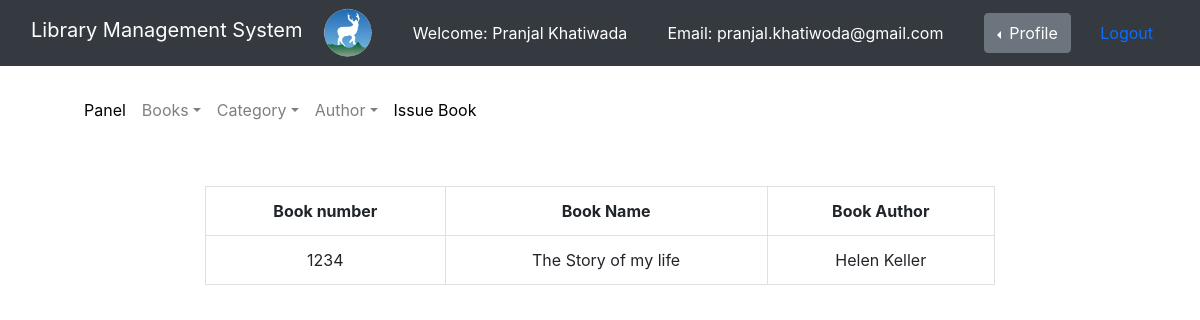
The app's page /view_issued_books.php (signed in), older data.
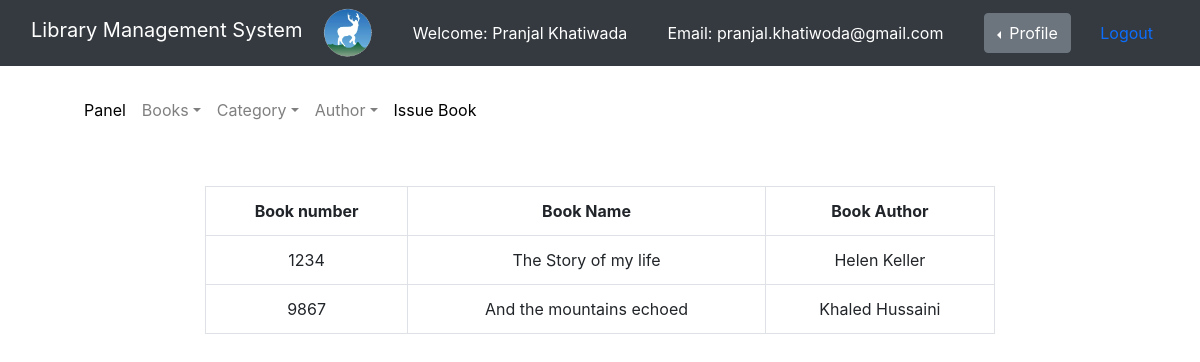
The same page, newer data.
### tables this page shows
CREATE TABLE `issued_books` (
  `stu_id` int(11) NOT NULL,
  `book_number` int(11) NOT NULL,
  `book_name` varchar(100) NOT NULL,
  `book_author` varchar(100) NOT NULL,
  `student_id` int(11) NOT NULL,
  `status` int(11) NOT NULL,
  `issue_date` datetime NOT NULL
);

### view_issued_books.php (the view, shortened to what this page needs)
<?php
    $connection = mysqli_connect("localhost","root","");
    $sql = "SELECT book_name, book_author,book_number FROM issued_books WHERE student_id = $_SESSION[id] AND status = 1";
?>
<!doctype html>
<html lang="en">
<head>
    <link href="https://cdn.jsdelivr.net/npm/bootstrap@5.1.3/dist/css/bootstrap.min.css"
          rel="stylesheet"
>
    <link rel="stylesheet" type="text/css" href="../bootstrap-4.0.0/dist/css/bootstrap.min.css">
    <link rel="stylesheet" href="admin_style.css">
</head>
<body>
<nav class="navbar navbar-expand-lg navbar-dark bg-dark">
    <div class="container-fluid">
        <div class="navbar-header">
            <a class="navbar-brand" href="index.php">Library Management System</a>
            <img src="Images/fav.gif" height="50px" alt="DSS logo">
        </div>
        <font style="color: white">
            Welcome: <?php echo $_SESSION['name']; ?>
        </font>
        <font style="color: white">
            Email: <?php echo $_SESSION['email']; ?>
        </font>
        <div class="btn-group dropstart">
            <button type="button" class="btn btn-secondary dropdown-toggle" data-bs-toggle="dropdown" aria-expanded="false">
                Profile
            </button>
            <a href="logout.php" class="nav-link">Logout</a>
        </div>
    </div>
</nav>
<div class="container mt-3" style="background-color: white">
    <nav class="navbar navbar-expand-lg navbar-light">
        <div class="container-fluid">
            <ul class="nav navbar-nav navbar-center">
                <li class="nav-item">
                    <a href="user_panel.php" class="nav-link" style="color: black">Panel</a>
                </li>
                <li class="nav-item dropdown">
                    <a class="nav-link dropdown-toggle" href="#" id="dropdown01" data-toggle="dropdown" aria-haspopup="true" aria-expanded="false">Books</a>
                </li>
                <li class="nav-item dropdown">
                    <a class="nav-link dropdown-toggle" href="#" id="dropdown01" data-toggle="dropdown" aria-haspopup="true" aria-expanded="false">Category</a>
                </li>
                <li class="nav-item dropdown">
                    <a class="nav-link dropdown-toggle" href="#" id="dropdown01" data-toggle="dropdown" aria-haspopup="true" aria-expanded="false">Author</a>
                </li>
                <li class="nav-item">
                    <a href="#" class="nav-link" style="color: black">Issue Book</a>
                </li>
            </ul>
        </div>
    </nav>
</div>
<br> <br>
<div class="row">
    <div class="col-md-2"></div>
    <div class="col-md-8">
        <form action="">
            <table class="table table-hover table-bordered" width="900px" style="text-align: center">
                <tr>
                    <th>Book number</th>
                    <th>Book Name</th>
                    <th>Book Author</th>
                </tr>
                <?php
                    $run_sql = mysqli_query($connection, $sql);
                    WHILE ($row = mysqli_fetch_assoc($run_sql)){
                        $book_number = $row['book_number'];
                        $book_name = $row['book_name'];
                        $book_author = $row['book_author'];
                        ?>
                        <tr>
                            <td><?php echo $book_number;?></td>
                            <td><?php echo $book_name;?></td>
                            <td><?php echo $book_author;?></td>
                        </tr> <?php
                    }
                ?>
            </table>
        </form>
    </div>
    <div class="col-md-2"></div>
</div>
</body>
</html>

Row changes from the older to the newer data that the page shows:
added issued_books: book_number "9867", book_name "And the mountains echoed", book_author "Khaled Hussaini"
